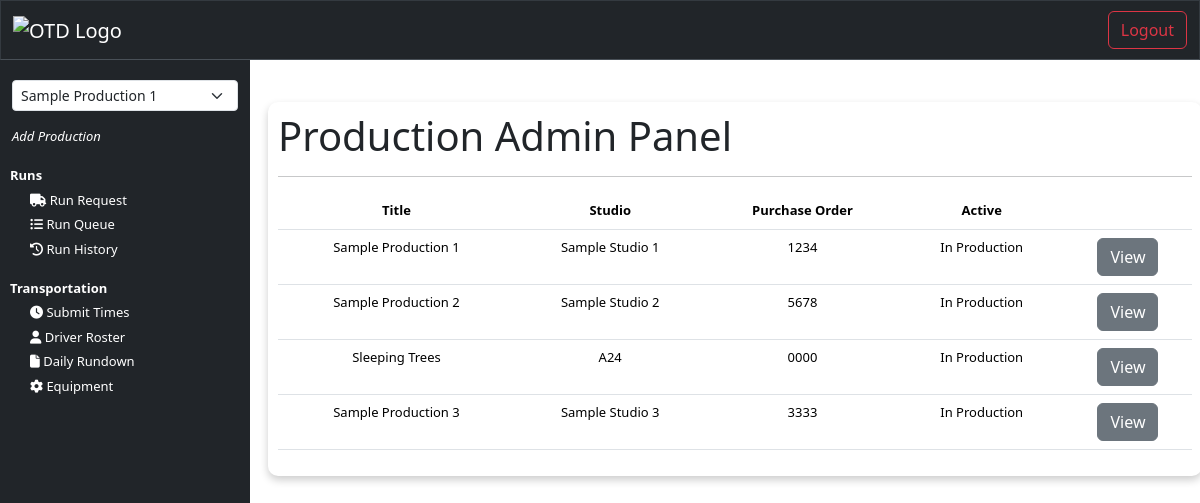
The app's page /production_admin (signed in) with its own data.
### core/models.py (models this page shows, shortened)
class Production(models.Model):
    create_date = models.DateField(auto_now_add=True)
    code = models.CharField(max_length=6, unique=True, null=True, blank=True)  # Add this field for the 6-digit code
    production_title = models.CharField(max_length=150, null=True)
    production_studio = models.CharField(max_length=150, null=True)
    production_email = models.EmailField(_('email address'), null=True)
    purchase_order = models.CharField(max_length=10, null=True)
    coordinator_name = models.CharField(max_length=150, null=True)
    coordinator_email = models.EmailField(_('email address'), null=True)
    captain_name = models.CharField(max_length=150, null=True)
    captain_email = models.EmailField(_('email address'), null=True)
    production_notes = models.TextField(max_length=2000, null=True)
    is_active = models.BooleanField(default=True)

### interface/views.py (the view)
# urls.py: path('production_admin', views.production_admin, name="production_admin"),
@login_required(login_url=login)
def production_admin(request):
    productions = Production.objects.all()
    user = get_object_or_404(NewUser, id=request.user.id)
    user_productions = user.productions.filter(is_active=True)
    context = {
        'productions': productions,
        'user_productions': user_productions,
    }
    return render(request, 'interface/production_admin.html', context = context)

### interface/templates/interface/production_admin.html
{% extends 'interface/layout.html' %}
{% load crispy_forms_tags %}
{% block content %}
    <main>
        <br>
        <div class="container card-body">
            <h1>Production Admin Panel</h1>
            <hr>
            <div class="table-responsive">
                <table class="table">
                    <thead>
                        <tr>
                            <th scope="col">Title</th>
                            <th scope="col">Studio</th>
                            <th scope="col" class="hidden-column">Purchase Order</th>
                            <th scope="col">Active</th>
                            <th scope="col"></th>
                        </tr>
                    </thead>
                    <tbody>
                        {% for production in productions %}
                            <tr>
                                <td>{{ production.production_title }}</td>
                                <td >{{ production.production_studio }}</td>
                                <td class="hidden-column">{{ production.purchase_order }}</td>
                                <td>
                                    {% if production.is_active %}
                                        In Production
                                    {% else %}
                                        Wrapped
                                    {% endif %}
                                </td>
                                <td>
                                    <button class="btn btn-secondary">View</button>
                                </td>
                            </tr>
                        {% endfor %}
                    </tbody>
                </table>
            </div>
        </div>
    </main>
{% endblock %}

### static/css/style.css (style rules this page uses)
body { padding: 0; margin: 0; background-color: white; }
main { margin: 0; padding: 0; }
.card-body { padding: 20px; margin: 20px; border-radius: 10px; box-shadow: 0 4px 8px 0 rgba(0,0,0,0.2); background-color: white; }
td, th { text-align: center; }
@media (min-width: 768px) { .card-body { padding: 10px; margin: 10px; font-size: small; } }
@media (min-width: 994px) { th { white-space: nowrap; } }

### records on screen
Production: production_title "Sample Production 1", production_studio "Sample Studio 1", purchase_order "1234", is_active "In Production"
Production: production_title "Sample Production 2", production_studio "Sample Studio 2", purchase_order "5678", is_active "In Production"
Production: production_title "Sleeping Trees", production_studio "A24", purchase_order "0000", is_active "In Production"
Production: production_title "Sample Production 3", production_studio "Sample Studio 3", purchase_order "3333", is_active "In Production"

### other values on screen
form field production_title "Sample Production 1"
